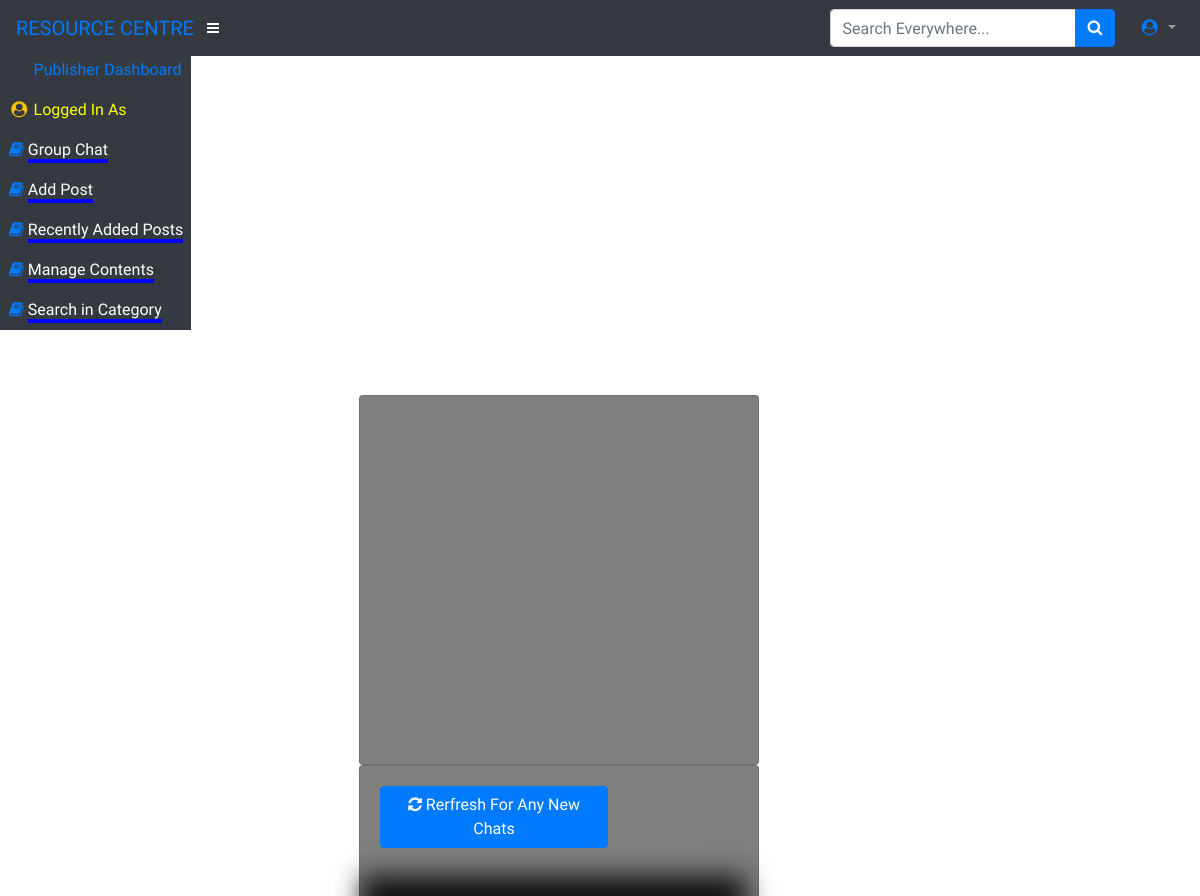
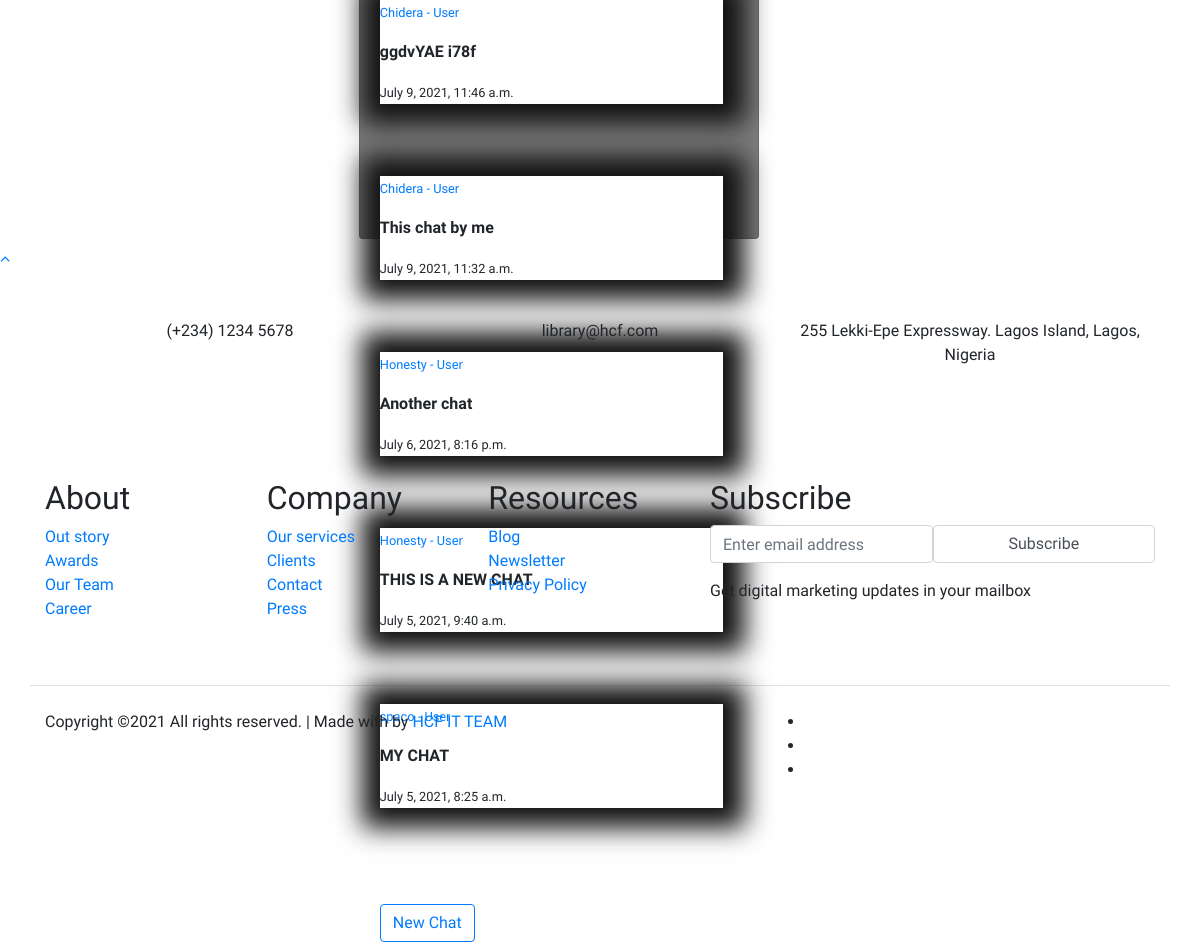
Screenshot of /publisher-chat-list/ (signed in) with the database file from the repository (2 pictures, top to bottom).
### library/models.py (models this page shows)
class Chat(models.Model):
    user = models.ForeignKey(get_user_model(), on_delete=models.CASCADE)
    message = models.TextField()
    posted_at = models.DateTimeField(auto_now=True, null=True)
    def __str__(self):
        return str(self.message)

### users/models.py (models this page shows, shortened)
class CustomUser(AbstractUser):
    is_admin = models.BooleanField(default=False)
    is_publisher = models.BooleanField(default=False)
    is_user = models.BooleanField(default=False)
    email = models.EmailField(_('email address'), unique=True)
    USERNAME_FIELD = 'email'
    REQUIRED_FIELDS = []
    objects = CustomUserManager()
    class Meta:
        swappable = 'AUTH_USER_MODEL'

### library/views.py (the view)
# urls.py: path('publisher-chat-list/', PublisherChatList.as_view(), name='publisher_chat_list'),
class PublisherChatList(LoginRequiredMixin, ListView):
	model = Chat
	template_name = 'library/publisher/chat_list.html'
	context_object_name = 'chats'
	def get_queryset(self):
		return Chat.objects.filter(posted_at__lte=timezone.now()).order_by('-posted_at')

### library/views.py (called while the page is built)
def category_list(request):
    category_list = Category.objects.exclude(name='Default')
    context =  {'category_list': category_list,}
    return context

### library/templates/library/publisher/chat_list.html (shortened to what this page needs)
{% extends 'library/publisher/base.html' %}
{% block content %}
<div class="col-10 container-fluid">
<div class="row">
<div class="col-sm-3" style="color: red">
</div>
<div class="col-sm-6" style="padding-top: 65px">
    <div class="card">
</div>
<div class="card mb-2">
<div class="card-body">
<div class="row">
    <div class="col-sm-8">
    <a href="{% url 'user_chat_list' %}"><button class="btn btn btn-primary"><i class="fa fa-refresh" aria-hidden="true"></i>
    Rerfresh For Any New Chats</button></a><br><br><br>
    {% for chat in chats %}
        <div class="chat" style="width: 150%; background: white; box-shadow: 2px 0px 25px 20px #111;">
            {% if chat.user.is_superuser or chat.user.is_admin %}
                <small class="chat-user-special text-success"> {{ chat.user.username }}- Admin </small>
            {% elif chat.user.is_librarian %}
                <small class="chat-user-special text-danger"> {{ chat.user.username }}- Publisher </small>
            {% else %}
                        <small class="chat-user text-primary"> {{ chat.user.username }} - User </small>
            {% endif %}
            <p><b class="chat-content">{{ chat|linebreaks }}</b></p>
            <small class="chat-date">{{ chat.posted_at }}</small>
        </div><br><br><br>
    {% empty %}
    <h1 class="heading">No Chats Yet Be The First To Message!</h1><br>
    {% endfor %}
    <br><a href="{% url 'publisher_create_chat' %}"><button class="btn btn-outline-primary">New Chat</button></a>
    </div>
                      </div>
                    </div>
                  </div>
</div>
<div class="col-sm-2" style="color: red">
</div>
</div>
</div>
{% endblock content %}

### library/static/library/css/style.css (style rules this page uses)
html,body { background-image: url('http://getwallpapers.com/wallpaper/full/a/5/d/544750.jpg'); background-size: cover; background-repeat: no-repeat; height: 100%; font-family: 'Numans', sans-serif; }
.card { height: 370px; margin-top: auto; margin-bottom: auto; width: 400px; background-color: rgba(0,0,0,0.5) !important; }

### library/static/library/css/mystyle.css (style rules this page uses)
html,body { background-size: cover; background-repeat: no-repeat; height: 100%; font-family: 'Numans', sans-serif; }

### library/templates/library/publisher/base.html (style rules this page uses)
body { display: flex; flex-direction: column; min-height: 100vh; }

### rows the page displays
Chat: user.username "Chidera", posted_at "July 9, 2021, 11:46 a.m."
Chat: user.username "Chidera", posted_at "July 9, 2021, 11:32 a.m."
Chat: user.username "Honesty", posted_at "July 6, 2021, 8:16 p.m."
Chat: user.username "Honesty", posted_at "July 5, 2021, 9:40 a.m."
Chat: user.username "spaco", posted_at "July 5, 2021, 8:25 a.m."
